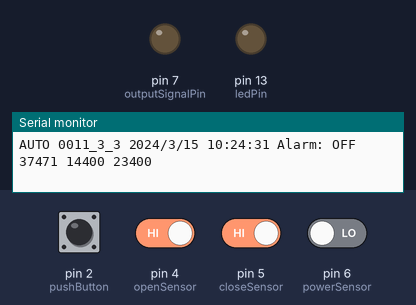
Simulated run of this sketch. Board: Arduino Uno, built with avr-gcc and run on an emulated ATmega328P. Parts: output pins drawn as LEDs (lit = HIGH), the last lines printed to the serial monitor. Inputs (shaded band) come from the test bench; at power-on: pin 4 (openSensor), pin 5 (closeSensor) HIGH, pin 2 (pushButton), pin 6 (powerSensor) LOW. The local clock reads 2024-03-15 10:24:30 at power-on unless the sketch sets it; pins used as bus, display or sensor lines are not drawn.

Above: at 1.2 s.
1.3 s: pin 2 (pushButton) pulled HIGH for 0.15 s
3.3 s: pin 4 (openSensor) driven LOW
At 4.5 s:
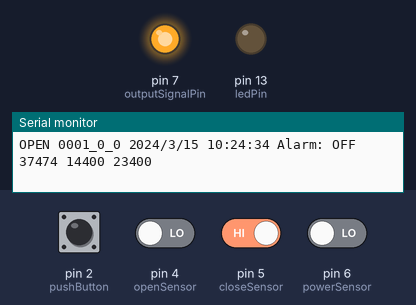
4.8 s: pin 2 (pushButton) pulled HIGH for 1 s
7.4 s: pin 5 (closeSensor) driven LOW
At 8.7 s:
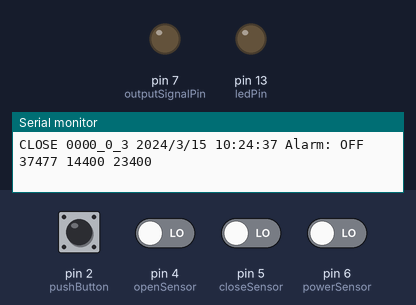
Timing chart, 0 to 10.4 s (numbered marks = the images above; inputs shaded):
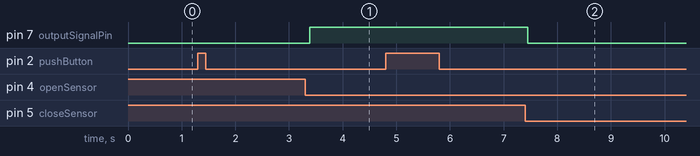

The sketch:

Electrovalve_CR302_control.ino
```cpp
#include "RTClib.h"

#define UNDEFINED  -1
#define CLOSED      0
#define OPENING     1
#define OPEN        2
#define CLOSING     3

#define SWITCH_CLOSE 0
#define SWITCH_AUTO  1
#define SWITCH_OPEN  2

//RTC_DS1307 rtc;
RTC_DS3231 rtc;
DateTime now;
static const unsigned long REFRESH_INTERVAL = 1000; // ms
static unsigned long lastRefreshTime = 0;

bool alarm_on = false;
unsigned int cur_year,cur_month,cur_day,cur_hour,cur_minute,cur_second;
unsigned int alarm_on_hour,  alarm_on_minute,  alarm_on_second;
unsigned int alarm_off_hour, alarm_off_minute, alarm_off_second;
unsigned long _cur_time,_alarm_on,_alarm_off;

const int pushButton      =  2;   // push button pin
const int powerSignalPin  =  3;   // send signal to turn on / off the valve
const int openSensor      =  4;   // open  Sensor pin
const int closeSensor     =  5;   // close Sensor pin
const int powerSensor     =  6;   // power Sensor pin
const int outputSignalPin =  7;   // output signal pin
const int ledPin          =  13;  // the number of the led pin

int pushButtonState;
int openSensorState;
int closeSensorState;
int powerSensorState;

int previousValveState =  UNDEFINED;
int currentValveState  =  UNDEFINED;

bool tested = false;

int cur_switch_status  = SWITCH_AUTO;
int prev_switch_status = SWITCH_CLOSE;

void setup() {
  Serial.begin(9600);
  // initialize sensor pins as inputs:
  pinMode(pushButton, INPUT);
  pinMode(openSensor, INPUT);
  pinMode(closeSensor, INPUT);
  pinMode(powerSensor, INPUT);

  // initialize pins as outputs:
  pinMode(powerSignalPin, OUTPUT);
  pinMode(outputSignalPin, OUTPUT);
  pinMode(ledPin, OUTPUT);

  if (! rtc.begin()) {
    Serial.println("Couldn't find RTC");
    Serial.flush();
    while (1) delay(10);
  }

//  if (rtc.lostPower()) {
//    Serial.println("RTC is NOT running, let's set the time!");
//    // When time needs to be set on a new device, or after a power loss, the
//    // following line sets the RTC to the date & time this sketch was compiled
//    rtc.adjust(DateTime(F(__DATE__), F(__TIME__)));
//    // This line sets the RTC with an explicit date & time, for example to set
//    // January 21, 2014 at 3am you would call:
//    // rtc.adjust(DateTime(2022, 8, 4, 19, 32, 0));
//  }

  // When time needs to be re-set on a previously configured device, the
  // following line sets the RTC to the date & time this sketch was compiled
  // rtc.adjust(DateTime(F(__DATE__), F(__TIME__)));
  // This line sets the RTC with an explicit date & time, for example to set
  // January 21, 2014 at 3am you would call:
  //rtc.adjust(DateTime(2022, 8, 5, 8, 45, 0));

  // Alarm on time
  alarm_on_hour    = 4;
  alarm_on_minute  = 0;
  alarm_on_second  = 0;

  // Alarm off time
  alarm_off_hour   = 6;
  alarm_off_minute = 30;
  alarm_off_second = 0;
}

void loop() {

  // read valve's state
  pushButtonState  = digitalRead(pushButton);
  powerSensorState = digitalRead(powerSensor);
  openSensorState  = digitalRead(openSensor);
  closeSensorState = digitalRead(closeSensor);


  // Valve just enegized, reset to close
  if(openSensorState == LOW && closeSensorState == LOW){
    if(!tested){
      digitalWrite(powerSignalPin, HIGH);
      digitalWrite(outputSignalPin, LOW);
      while(!(openSensorState == LOW && closeSensorState == HIGH)){
//        previousValveState = CLOSING;
        currentValveState = CLOSING;
        pushButtonState  = digitalRead(pushButton);
        powerSensorState = digitalRead(powerSensor);
        closeSensorState = digitalRead(closeSensor);
        openSensorState  = digitalRead(openSensor);
        printStatus();
        delay(10);
      }
//      digitalWrite(ledPin,LOW);
      digitalWrite(powerSignalPin, LOW);
      tested = true;
    }
  }

  // Valve in a intermediate state: Openning o Closing..
  else if(openSensorState == HIGH && closeSensorState == HIGH){
    if(previousValveState == UNDEFINED){
//      previousValveState = CLOSING;
      currentValveState = CLOSING;
    }
    else if(previousValveState == CLOSED){
      currentValveState = OPENING;
//      Serial.println("Opening");
    }
    else if(previousValveState == OPEN){
      currentValveState = CLOSING;
//      Serial.println("Closing");
    }
    else if(previousValveState == CLOSING){
      currentValveState = CLOSING;
//      Serial.println("Closing");
    }
    else if(previousValveState == OPENING){
      currentValveState = OPENING;
//      Serial.println("Opening");
    }
  }
  else if(openSensorState == LOW && closeSensorState == HIGH){
    currentValveState = CLOSED;
//    Serial.println("Closed");
  }
  else if(openSensorState == HIGH && closeSensorState == LOW){
    currentValveState = OPEN;
//    Serial.println("Open");
  }


  // Button pressed
  if(pushButtonState == HIGH){
    if(prev_switch_status == SWITCH_AUTO && cur_switch_status == SWITCH_CLOSE){
      prev_switch_status = SWITCH_CLOSE;
      cur_switch_status = SWITCH_AUTO;
    }
    else if(prev_switch_status == SWITCH_CLOSE && cur_switch_status == SWITCH_AUTO){
      prev_switch_status = SWITCH_AUTO;
      cur_switch_status = SWITCH_OPEN;
    }
    else if(prev_switch_status == SWITCH_AUTO && cur_switch_status == SWITCH_OPEN){
      prev_switch_status = SWITCH_OPEN;
      cur_switch_status = SWITCH_AUTO;
    }
    else if(prev_switch_status == SWITCH_OPEN && cur_switch_status == SWITCH_AUTO){
      prev_switch_status = SWITCH_AUTO;
      cur_switch_status = SWITCH_CLOSE;
    }
    delay(500);
  }


  if(cur_switch_status==SWITCH_AUTO){
    // Alarm ON
    if(alarm_on){
      // Valve closed, let's opening...
      if(previousValveState == CLOSED && currentValveState == CLOSED){
        digitalWrite(powerSignalPin, HIGH);
        digitalWrite(outputSignalPin, HIGH);
        digitalWrite(ledPin,LOW);
      }
    }
    // Alarm OFF
    else{
      // Valve open, let's closing...
      if(previousValveState == OPEN && currentValveState == OPEN){
        digitalWrite(powerSignalPin, HIGH);
        digitalWrite(outputSignalPin, LOW);
        digitalWrite(ledPin,LOW);
      }
    }
  }
  else if(cur_switch_status==SWITCH_OPEN){
    // Valve closed, let's opening...
    if(previousValveState == CLOSED && currentValveState == CLOSED){
      digitalWrite(powerSignalPin, HIGH);
      digitalWrite(outputSignalPin, HIGH);
      digitalWrite(ledPin,LOW);
    }
  }
  else if(cur_switch_status==SWITCH_CLOSE){
    // Valve open, let's closing...
    if(previousValveState == OPEN && currentValveState == OPEN){
      digitalWrite(powerSignalPin, HIGH);
      digitalWrite(outputSignalPin, LOW);
      digitalWrite(ledPin,LOW);
    }
  }

  // Valve just open, turn valve off
  if(previousValveState == OPENING && currentValveState == OPEN){
    digitalWrite(powerSignalPin, LOW);
    digitalWrite(outputSignalPin, LOW);
    digitalWrite(ledPin,HIGH);
  }
  // Valve just closed, turn valve off
  else if(previousValveState == CLOSING && currentValveState == CLOSED){
    digitalWrite(powerSignalPin, LOW);
    digitalWrite(outputSignalPin, LOW);
    digitalWrite(ledPin,LOW);
  }

  // Valve opening, turn valve on
  else if(previousValveState == OPENING && currentValveState == OPENING){
    digitalWrite(powerSignalPin, HIGH);
    digitalWrite(outputSignalPin, HIGH);
    digitalWrite(ledPin,LOW);
  }

  // Valve closing, turn valve on
  else if(previousValveState == CLOSING && currentValveState == CLOSING){
    digitalWrite(powerSignalPin, HIGH);
    digitalWrite(outputSignalPin, LOW);
    digitalWrite(ledPin,LOW);
  }

  if(millis() - lastRefreshTime >= REFRESH_INTERVAL)
  {
    lastRefreshTime += REFRESH_INTERVAL;
    call_rtc();
    check_alarm();
  }


  // Print the valve state
  printStatus();

  if(previousValveState != currentValveState){
   previousValveState = currentValveState;
  }

  delay(10);

}
void call_rtc(){
  now = rtc.now();
  cur_year   = now.year();
  cur_month  = now.month();
  cur_day    = now.day();
  cur_hour   = now.hour();
  cur_minute = now.minute();
  cur_second = now.second();
}

void check_alarm(){
  _cur_time = cur_hour*3600L + cur_minute*60L + cur_second; // The "L" is a must. if it's not present, the result will be integer and the probably (for values greater than 65536, after 18:13) truncated
  _alarm_on = alarm_on_hour*3600L + alarm_on_minute*60L + alarm_on_second;
  _alarm_off = alarm_off_hour*3600L + alarm_off_minute*60L + alarm_off_second;

  if (_cur_time >= long(_alarm_on) && _cur_time <= long(_alarm_off)){
    alarm_on = true;
  }
  else{
    alarm_on = false;
  }
}

void show_time(){
  Serial.print(" ");
  Serial.print(cur_year, DEC);
  Serial.print('/');
  Serial.print(cur_month, DEC);
  Serial.print('/');
  Serial.print(cur_day, DEC);
  Serial.print(" ");
  Serial.print(cur_hour, DEC);
  Serial.print(':');
  Serial.print(cur_minute, DEC);
  Serial.print(':');
  Serial.print(cur_second, DEC);

  Serial.print(" Alarm:");
  if (alarm_on)
    Serial.print(" ON");
  else
    Serial.print(" OFF");

  Serial.print(' ');
  Serial.print(_cur_time,DEC);
  Serial.print(' ');
  Serial.print(_alarm_on, DEC);
  Serial.print(' ');
  Serial.print(_alarm_off, DEC);
}


void printStatus(){
  if(cur_switch_status==SWITCH_CLOSE){
    Serial.print("CLOSE ");
  }
  else if(cur_switch_status==SWITCH_AUTO){
    Serial.print("AUTO ");
  }
  else if(cur_switch_status==SWITCH_OPEN){
    Serial.print("OPEN ");
  }
  else{
    Serial.print(cur_switch_status,DEC);
    Serial.print(" ");
  }
  Serial.print(pushButtonState);
  Serial.print(powerSensorState);
  Serial.print(openSensorState);
  Serial.print(closeSensorState);
  Serial.print("_");
  Serial.print(previousValveState);
  Serial.print("_");
  Serial.print(currentValveState);
  show_time();
  Serial.println();

}

void bigPrint(uint64_t n){
  //Print unsigned long long integers (uint_64t)
  //CC (BY-NC) 2020
  //M. Eric Carr / paleotechnologist.net
  unsigned char temp;
  String result=""; //Start with a blank string
  if(n==0){Serial.print(0);return;} //Catch the zero case
  while(n){
    temp = n % 10;
    result=String(temp)+result; //Add this digit to the left of the string
    n=(n-temp)/10;
    }//while
  Serial.print(result);
}
```

Measured:
- after the input at 3.3 s, pin 7 (outputSignalPin): LOW → HIGH after 0.09 s
- after the input at 7.4 s, pin 7 (outputSignalPin): HIGH → LOW after 0.05 s
